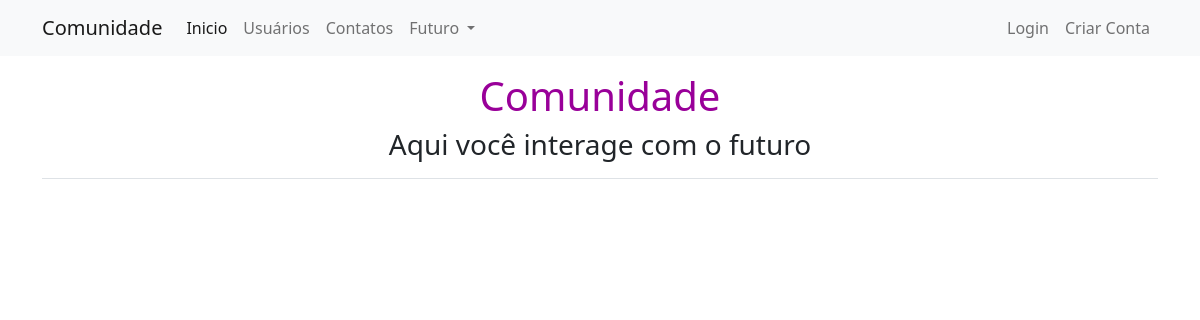
The app's page /, older data.
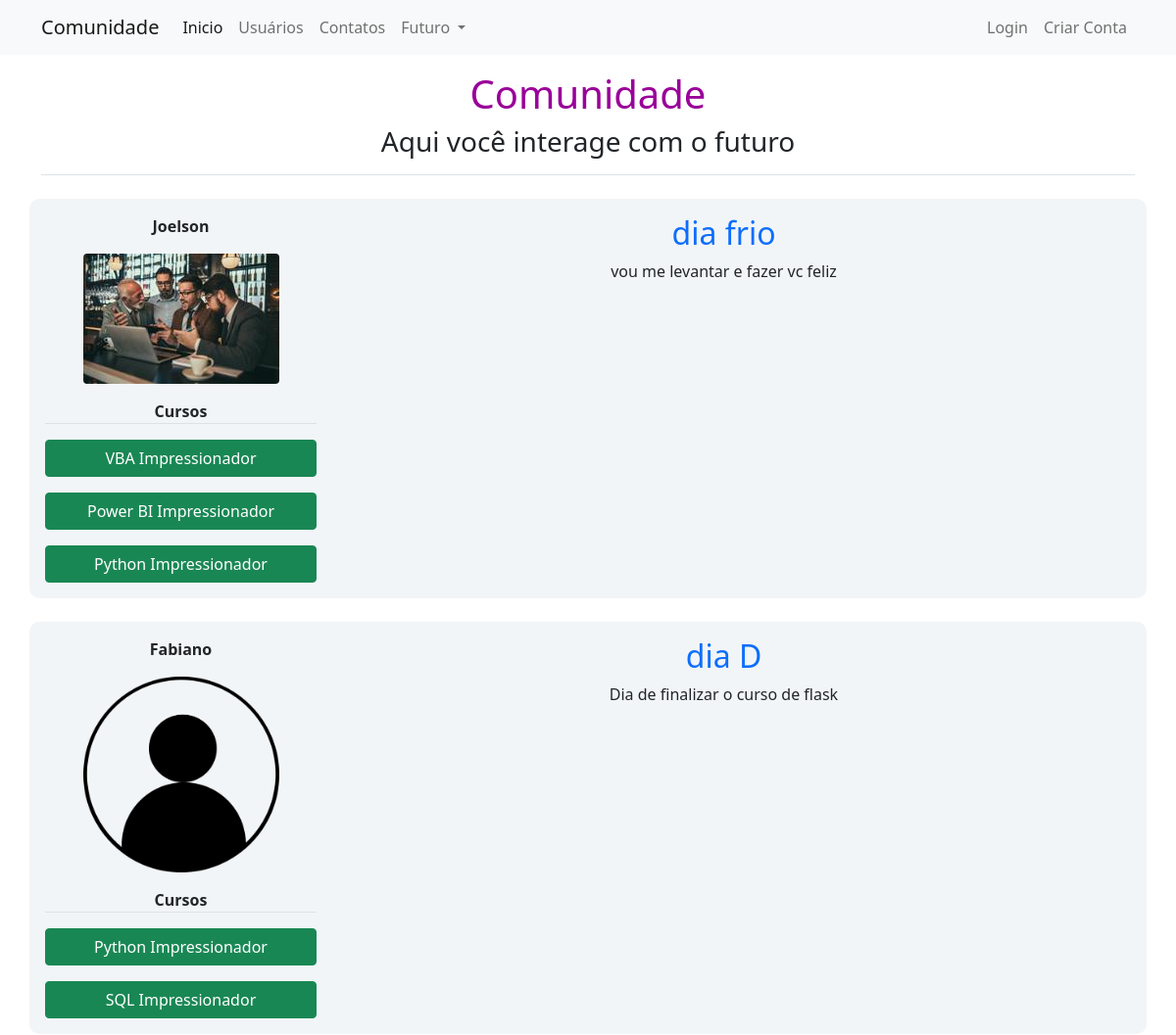
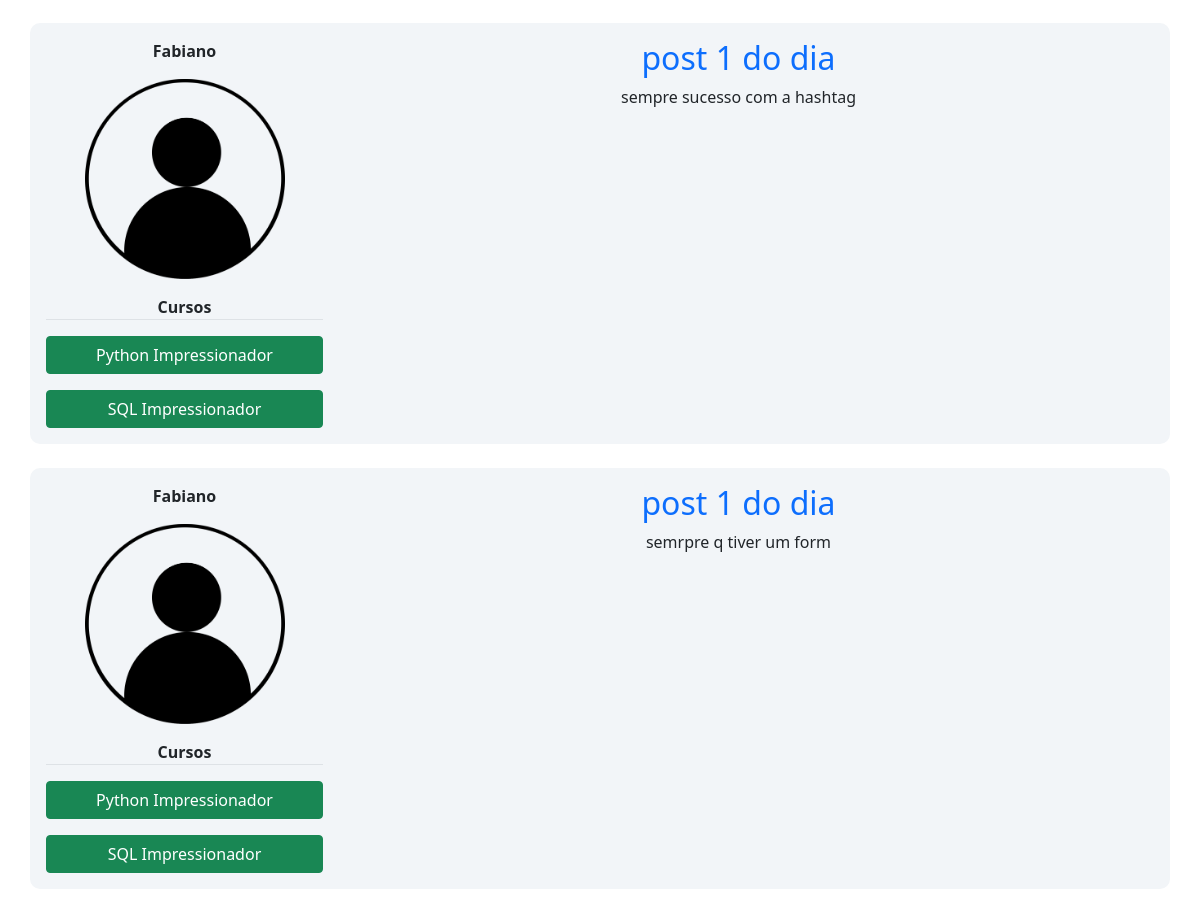
The same page, newer data (2 pictures, top to bottom).
### comunidade/models.py (models this page shows)
class Post(database.Model):
    id = database.Column(database.Integer, primary_key=True)
    titulo = database.Column(database.String, nullable=False)
    corpo = database.Column(database.Text, nullable=False)
    data_criacao = database.Column(database.DateTime, nullable=False, default=datetime.utcnow)
    id_usuario = database.Column(database.Integer, database.ForeignKey('usuario.id'), nullable=False)

class Usuario(database.Model, UserMixin):
    id = database.Column(database.Integer, primary_key=True)
    username = database.Column(database.String, nullable=False)
    email = database.Column(database.String, nullable=False, unique=True)
    senha = database.Column(database.String, nullable=False)
    foto_perfil = database.Column(database.String, default='default.jpg')
    posts = database.relationship('Post', backref='autor', lazy=True)
    cursos = database.Column(database.String, nullable=False, default='Não Informado')

### comunidade/routes.py (the view)
@app.route('/')
def home():
    posts = Post.query.order_by(Post.id.desc())
    return render_template("home.html", posts=posts)

### comunidade/templates/home.html
{% extends 'base.html' %}
{% block body %}
    <main class="container mt-3">
        <h1 class="orange text-center">Comunidade</h1>
        <h3 class="border-bottom pb-3 text-center">Aqui você interage com o futuro</h3>
        {% for post in posts %}
        <section class="row mt-4 mb-3 p-3 meupost">
            <article class="col-3">
                <article class="text-center pb-3">
                    <strong>{{ post.autor.username }}</strong>
                </article>
                <figure class="image text-center">
                    <img src="{{ url_for('static', filename='fotos_perfil/{}'.format(post.autor.foto_perfil)) }}" class="rounded" width="200">
                </figure>
                <article class="row">
                    <strong class="border-bottom text-center">Cursos</strong>
                    {% for curso in post.autor.cursos.split(';') %}
                        <button type="button" class="btn btn-success mt-3" disable>{{ curso }}</button>
                    {% endfor %}
                </article>
            </article>
            <article class="col-9 text-center">
                <a class="post-exibir" href="{{ url_for('exibir_post', post_id=post.id) }}">
                    <h2>{{ post.titulo }}</h2>
                </a>
                <p>{{ post.corpo }}</p>
            </article>
        </section>
        {% endfor %}
    </main>
{% endblock %}

### comunidade/templates/base.html (shortened to what this page needs)
<!DOCTYPE html>
<html lang="pt-br">
    <head>
        <link href="https://cdn.jsdelivr.net/npm/bootstrap@5.0.2/dist/css/bootstrap.min.css" rel="stylesheet">
        <link rel="stylesheet" href="https://cdn.jsdelivr.net/npm/bootstrap-icons@1.9.1/font/bootstrap-icons.css">
        <link rel="stylesheet" type="text/css" href="{{ url_for('static', filename='main.css') }}">
    </head>
    <body>
        {% include 'navbar.html' %}
        {% block body %}
        {% endblock %}
    </body>
</html>

### comunidade/templates/navbar.html (shortened to what this page needs)
<nav class="navbar navbar-expand-lg navbar-light bg-light">
  <section class="container-fluid container">
    <a class="navbar-brand" href="{{ url_for('home') }}">Comunidade</a>
    <article class="collapse navbar-collapse" id="navbarSupportedContent">
      <ul class="navbar-nav me-auto mb-2 mb-lg-0">
        <li class="nav-item">
          <a class="nav-link active" aria-current="page" href="{{ url_for('home') }}">Inicio</a>
        </li>
        <li class="nav-item">
          <a class="nav-link" href="{{ url_for('usuarios') }}">Usuários</a>
        </li>
        <li class="nav-item">
          <a class="nav-link" href="{{ url_for('contato') }}">Contatos</a>
        </li>
        <li class="nav-item dropdown">
          <a class="nav-link dropdown-toggle" href="#" id="navbarDropdown" role="button" data-bs-toggle="dropdown" aria-expanded="false">
            Futuro
          </a>
        </li>
      </ul>
      <ul class="d-flex navbar-nav">
        {% if current_user.is_authenticated %}
          <li class="nav-item">
            <a class="nav-link" href="{{ url_for('criar_post') }}">Criar Post</a>
          </li>
          <li class="nav-item">
            <a class="nav-link" href="{{ url_for('perfil') }}">Meu Perfil</a>
          </li>
          <li class="nav-item">
            <a class="nav-link" href="{{ url_for('sair') }}">Sair</a>
          </li>
        {% else %}
          <li class="nav-item">
            <a class="nav-link" href="{{ url_for('login_criar_conta') }}">Login</a>
          </li>
          <li class="nav-item">
            <a class="nav-link" href="{{ url_for('login_criar_conta') }}">Criar Conta</a>
          </li>
        {% endif %}
      </ul>
    </article>
  </section>
</nav>

### comunidade/static/main.css (style rules this page uses)
.orange { color: #909 }
.meupost { background: #f2f5f8; border-radius: 10px; }
.post-exibir { text-decoration:none; }

Row changes from the older to the newer data that the page shows:
added Post: autor.username "Joelson", foto_perfil (picture), curso "VBA Impressionador" "Power BI Impressionador" "Python Impressionador", titulo "dia frio", corpo "vou me levantar e fazer vc feliz"
added Post: autor.username "Fabiano", foto_perfil (placeholder picture), curso "Python Impressionador" "SQL Impressionador", titulo "dia D", corpo "Dia de finalizar o curso de flask"
added Post: autor.username "Fabiano", foto_perfil (placeholder picture), curso "Python Impressionador" "SQL Impressionador", titulo "post 1 do dia", corpo "sempre sucesso com a hashtag"
added Post: autor.username "Fabiano", foto_perfil (placeholder picture), curso "Python Impressionador" "SQL Impressionador", titulo "post 1 do dia", corpo "semrpre q tiver um form"
